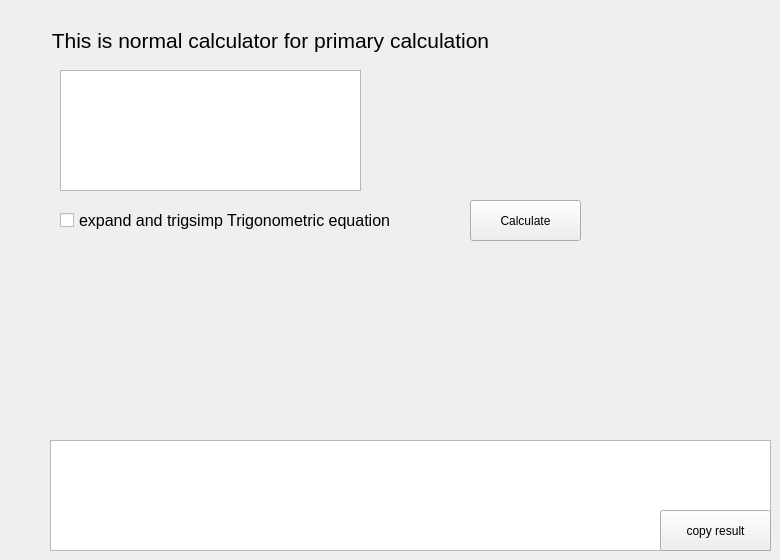
    <widget class="QWidget" name="tab_4">
     <attribute name="title">
      <string>Primary</string>
     </attribute>
     <widget class="QTextEdit" name="calculator">
      <property name="geometry">
       <rect>
        <x>60</x>
        <y>70</y>
        <width>301</width>
        <height>121</height>
       </rect>
      </property>
     </widget>
     <widget class="QPushButton" name="allCalculator">
      <property name="geometry">
       <rect>
        <x>470</x>
        <y>200</y>
        <width>111</width>
        <height>41</height>
       </rect>
      </property>
      <property name="mouseTracking">
       <bool>false</bool>
      </property>
      <property name="text">
       <string>Calculate</string>
      </property>
     </widget>
     <widget class="QTextEdit" name="result_calculator">
      <property name="geometry">
       <rect>
        <x>50</x>
        <y>440</y>
        <width>721</width>
        <height>111</height>
       </rect>
      </property>
     </widget>
     <widget class="QCheckBox" name="checkBox_trigsimp">
      <property name="geometry">
       <rect>
        <x>60</x>
        <y>210</y>
        <width>381</width>
        <height>21</height>
       </rect>
      </property>
      <property name="sizePolicy">
       <sizepolicy hsizetype="Minimum" vsizetype="Minimum">
        <horstretch>0</horstretch>
        <verstretch>0</verstretch>
       </sizepolicy>
      </property>
      <property name="sizeIncrement">
       <size>
        <width>0</width>
        <height>0</height>
       </size>
      </property>
      <property name="font">
       <font>
        <pointsize>12</pointsize>
       </font>
      </property>
      <property name="acceptDrops">
       <bool>false</bool>
      </property>
      <property name="whatsThis">
       <string comment="fgdfdsfd"/>
      </property>
      <property name="layoutDirection">
       <enum>Qt::LeftToRight</enum>
      </property>
      <property name="styleSheet">
       <string notr="true">sdasds</string>
      </property>
      <property name="text">
       <string>expand and trigsimp Trigonometric equation</string>
      </property>
      <property name="iconSize">
       <size>
        <width>30</width>
        <height>30</height>
       </size>
      </property>
      <property name="checkable">
       <bool>true</bool>
      </property>
      <property name="checked">
       <bool>false</bool>
      </property>
      <property name="autoRepeat">
       <bool>false</bool>
      </property>
     </widget>
     <widget class="QLabel" name="label_39">
      <property name="geometry">
       <rect>
        <x>20</x>
        <y>20</y>
        <width>501</width>
        <height>41</height>
       </rect>
      </property>
      <property name="text">
       <string>&lt;!DOCTYPE HTML PUBLIC &quot;-//W3C//DTD HTML 4.0//EN&quot; &quot;http://www.w3.org/TR/REC-html40/strict.dtd&quot;&gt;
&lt;html&gt;&lt;head&gt;&lt;meta name=&quot;qrichtext&quot; content=&quot;1&quot; /&gt;&lt;style type=&quot;text/css&quot;&gt;
p, li { white-space: pre-wrap; }
&lt;/style&gt;&lt;/head&gt;&lt;body style=&quot; font-family:'Sans Serif'; font-size:9pt; font-weight:400; font-style:normal;&quot;&gt;
&lt;p align=&quot;center&quot; style=&quot; margin-top:12px; margin-bottom:12px; margin-left:0px; margin-right:0px; -qt-block-indent:0; text-indent:0px;&quot;&gt;&lt;span style=&quot; font-size:16pt;&quot;&gt;This is normal calculator for primary calculation&lt;/span&gt;&lt;/p&gt;&lt;/body&gt;&lt;/html&gt;</string>
      </property>
     </widget>
     <widget class="QPushButton" name="integralButton_copy_9">
      <property name="geometry">
       <rect>
        <x>660</x>
        <y>510</y>
        <width>111</width>
        <height>41</height>
       </rect>
      </property>
      <property name="text">
       <string>copy result</string>
      </property>
     </widget>
    </widget>
